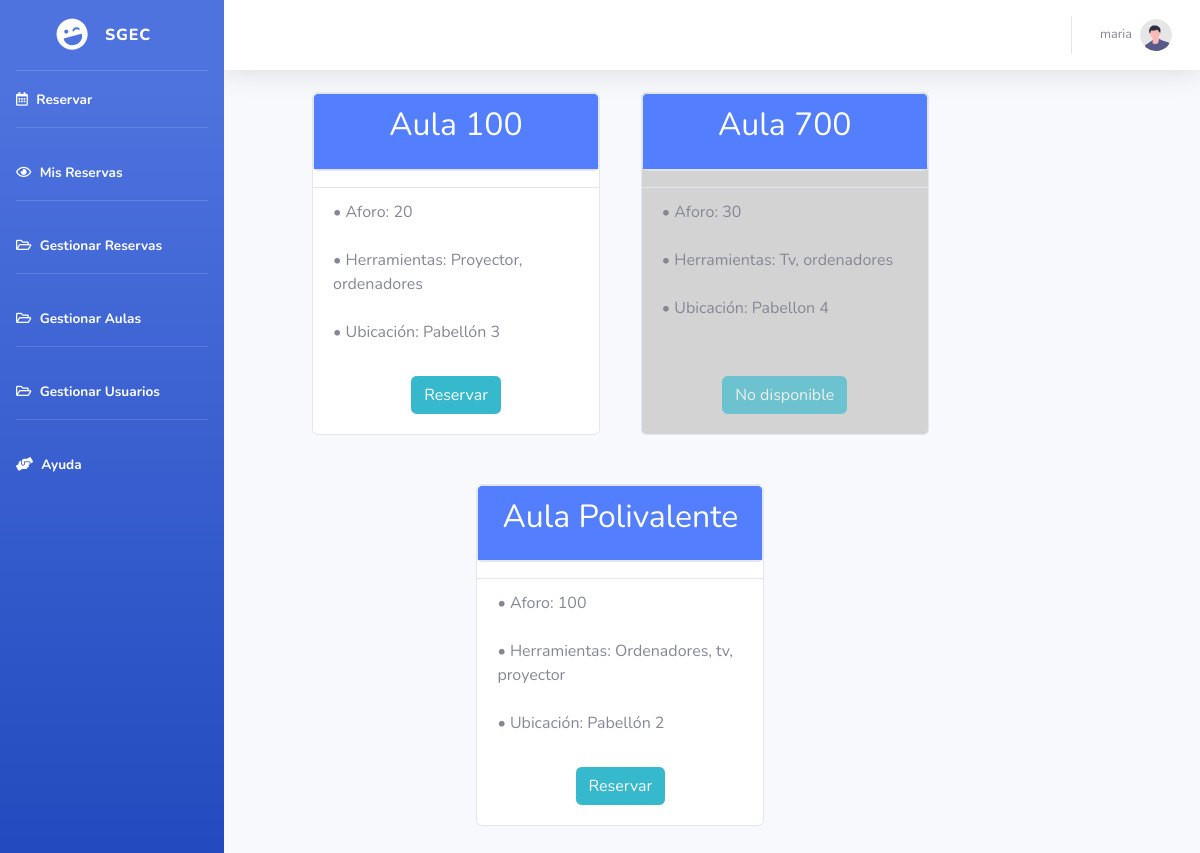
/index.php (signed in), run on the app's committed database.
### tables this page shows
CREATE TABLE `aulas` (
  `id` varchar(220) NOT NULL,
  `ubicacion` varchar(220) NOT NULL,
  `informacion` varchar(220) NOT NULL,
  `aforo` int(100) NOT NULL,
  `habilitado` tinyint(1) NOT NULL
);

### index.php (the view, shortened to what this page needs)
<!DOCTYPE html>
<html>
<head>
<link rel="stylesheet" href="https://cdn.jsdelivr.net/npm/bootstrap@4.3.1/dist/css/bootstrap.min.css">
</head>
<div style="    display: flex;
    flex-direction: row;
    align-items: stretch;
    justify-content: center;flex-wrap: wrap; padding-left:16%;padding-right:16%;margin-top:7%" class="card-wrapper">
<?php
include "menu.php";
$dbHost     = "localhost";
$dbUsername = "root";
$dbPassword = "";
$dbName     = "sgec";
$db = new mysqli($dbHost, $dbUsername, $dbPassword, $dbName);
$result = $db->query("SELECT id, ubicacion, informacion, aforo, habilitado FROM aulas GROUP BY id");
if($result->num_rows > 0){
        while($row = $result->fetch_assoc()){ ?>
        <?php if ($row['habilitado']==0){ ?>
            <div class="card bg-gray" style="width: 18rem; margin-left:5%; margin-top:1%;margin-bottom:5%">
            <div class="card text-white bg-info mb-3" style="max-width: 18rem;">
                <div class="card-header">
                <h2 class="card-title" style="text-align:center"><?php echo $row['id']; ?></h2>
                </div>
            </div>
            <ul class="list-group list-group-flush">
                <li class="list-group-item bg-gray">• Aforo: <?php echo $row['aforo']; ?></li>
                <li class="list-group-item bg-gray">• Herramientas: <?php echo $row['informacion']; ?></li>
                <li class="list-group-item bg-gray">• Ubicación: <?php echo $row['ubicacion']; ?></li>
            </ul>
            <div class="card-body">
                    <div class="d-flex justify-content-center">
                        <button type="submit" class="btn btn-info" disabled>No disponible</button>
                    </div>
            </div>
        </div>
        <?php } else{ ?>
            <div class="card" style="width: 18rem; margin-left:5%; margin-top:1%;margin-bottom:5%">
            <div class="card text-white bg-info mb-3" style="max-width: 18rem;">
                <div class="card-header">
                <h2 class="card-title" style="text-align:center"><?php echo $row['id']; ?></h2>
                </div>
            </div>
            <ul class="list-group list-group-flush">
                <li class="list-group-item">• Aforo: <?php echo $row['aforo']; ?></li>
                <li class="list-group-item">• Herramientas: <?php echo $row['informacion']; ?></li>
                <li class="list-group-item">• Ubicación: <?php echo $row['ubicacion']; ?></li>
            </ul>
            <div class="card-body">
                    <div class="d-flex justify-content-center">
                        <a href="calendario.php?id=<?php echo $row['id']?>"><button type="submit" class="btn btn-info">Reservar</button></a>
                    </div>
            </div>
        </div>
        <?php }  ?>
        <?php } ?>
<?php } ?>
</div>
</body>
</html>

### menu.php (shortened to what this page needs)
<!DOCTYPE html>
<html lang="en">
<head>
    <link href="vendor/fontawesome-free/css/all.min.css" rel="stylesheet" type="text/css">
    <link href="css/sb-admin-2.min.css" rel="stylesheet">
</head>
<body id="page-top">
    <div id="wrapper">
        <ul class="navbar-nav bg-gradient-primary sidebar sidebar-dark accordion" id="accordionSidebar">
            <a class="sidebar-brand d-flex align-items-center justify-content-center" href="index.php">
                <div class="sidebar-brand-icon rotate-n-15">
                    <i class="fas fa-laugh-wink"></i>
                </div>
                <div class="sidebar-brand-text mx-3">sgec</div>
            </a>
            <hr class="sidebar-divider my-0">
            <li class="nav-item active">
                <a class="nav-link" href="index.php">
                    <i class="far fa-calendar-alt"></i>
                    <span>Reservar</span></a>
            </li>
            <hr class="sidebar-divider">
            <li class="nav-item active">
                <a class="nav-link" href="crudMisReservas.php">
                    <i class="far fa-eye"></i>
                    <span>Mis Reservas</span></a>
            </li>
    <?php if($_SESSION['crudReservas']==1){?>
            <hr class="sidebar-divider">
            <li class="nav-item active">
                <a class="nav-link" href="crudReservas.php">
                    <i class="far fa-folder-open"></i>
                    <span>Gestionar Reservas</span></a>
            </li>
            <?php } else{} ?>
    <?php if($_SESSION['crudAulas']==1){?>
            <hr class="sidebar-divider">
            <li class="nav-item active">
                <a class="nav-link" href="crudAulas.php">
                    <i class="far fa-folder-open"></i>
                    <span>Gestionar Aulas</span></a>
            </li>
    <?php } else{} ?>
    <?php if($_SESSION['crudUsuarios']==1){?>
            <hr class="sidebar-divider">
            <li class="nav-item active">
                <a class="nav-link" href="crudAulas.php">
                    <i class="far fa-folder-open"></i>
                    <span>Gestionar Usuarios</span></a>
            </li>
    <?php } else{} ?>
            <hr class="sidebar-divider">
            <li class="nav-item active">
                <a class="nav-link" href="crudAulas.php">
                    <i class="fas fa-hands-helping"></i>
                    <span>Ayuda</span></a>
            </li>
        </ul>
        <div id="content-wrapper" class="d-flex flex-column">
            <div id="content">
                <nav class="navbar navbar-expand navbar-light bg-white topbar mb-4 static-top shadow">
                    <ul class="navbar-nav ml-auto">
                        <li class="nav-item dropdown no-arrow">
                            <a class="nav-link dropdown-toggle" href="#" id="userDropdown" role="button"
                                data-toggle="dropdown" aria-haspopup="true" aria-expanded="false">
                                <span class="mr-2 d-none d-lg-inline text-gray-600 small"><?php echo $_SESSION['nombre'];?></span>
                                <img class="img-profile rounded-circle"
                                    src="img/undraw_profile.svg">
                            </a>
                        </li>
                    </ul>
                </nav>
            </div>
        </div>
    </div>
</body>
</html>

### index.php (style rules this page uses)
.card-body { display: flex; align-items: flex-end; justify-content: center; }
.card-header { background-color:#537efd !important }
.bg-gray { background-color: lightgray !important; }

### menu.php (style rules this page uses)
#wrapper { top: 0px; position: absolute; left: 0px; right: 0px; bottom: 0px; }

### data on the page
aulas: id "Aula 100", aforo "20", informacion "Proyector, ordenadores", ubicacion "Pabellón 3"
aulas: id "Aula 700", aforo "30", informacion "Tv, ordenadores", ubicacion "Pabellon 4"
aulas: id "Aula Polivalente", aforo "100", informacion "Ordenadores, tv, proyector", ubicacion "Pabellón 2"

### other printed values
$_SESSION['nombre'] "maria"
